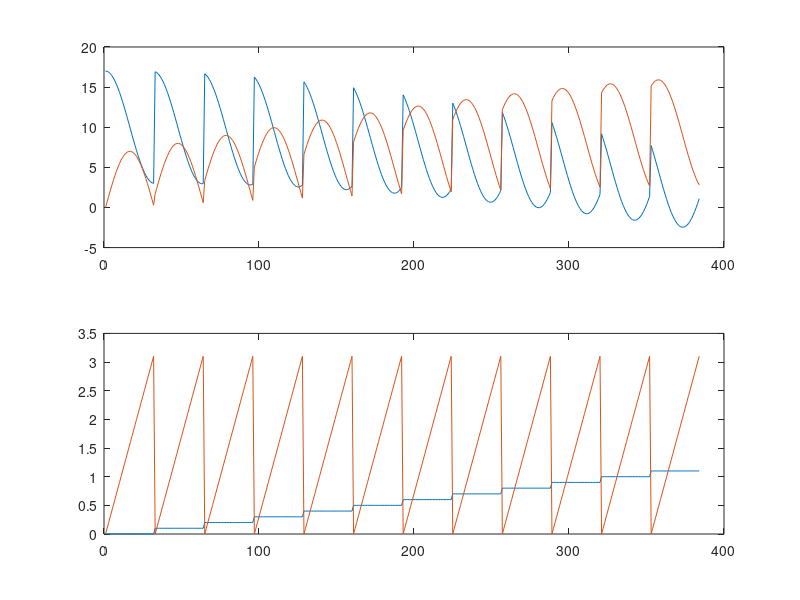

This figure's MATLAB source: (Note: this script raises an error after producing the figure.)

l1 = 10; % length of first arm
l2 = 7; % length of second arm

theta1 = 0:0.1:pi/2; % all possible theta1 values
theta2 = 0:0.1:pi; % all possible theta2 values

[THETA1, THETA2] = meshgrid(theta1, theta2); % generate a grid of theta1 and theta2 values

X = l1 * cos(THETA1) + l2 * cos(THETA1 + THETA2); % compute x coordinates
Y = l1 * sin(THETA1) + l2 * sin(THETA1 + THETA2); % compute y coordinates

datainfull = [X(:) Y(:)]; % create x-y-theta1 dataset
dataoutfull = [THETA1(:) THETA2(:)]; % create x-y-theta2 dataset

[rows, cols] = size(datainfull);
datain = datainfull(1:rows*.75,:);
dataout = dataoutfull(1:rows*.75,:);
chkdatain = datainfull(1:rows*.25,:);
chkdataout = dataoutfull(1:rows*.25,:);

% In this example we apply the genfis2 function to model the relationship between the number of automobile trips generated from an area and the area's 
% demographics. Demographic and trip data are from 100 traffic analysis zones in New Castle County, Delaware. Five demographic factors are considered:
% population, number of dwelling units, vehicle ownership, median household income, and total employment.
% Hence the model has five input variables and one output variable. 



subplot(2,1,1), plot(datain);
subplot(2,1,2), plot(dataout);
 

fismat=genfis2(datain,dataout,0.5)

fuzout=evalfis(datain,fismat);
trnRMSE=norm(fuzout-dataout)/sqrt(length(fuzout));
chkfuzout=evalfis(chkdatain,fismat);
chkRMSE=norm(chkfuzout-chkdataout)/sqrt(length(chkfuzout))

figure
plot(chkdataout)
hold on
plot(chkfuzout,'o')
hold off

%At this point, we can use the optimization capability of anfis to improve the model. First, we will try using a relatively short anfis training (20 epochs) 
%without implementing the checking data option, but test the resulting FIS model against the test data. The command-line version of this is as follows.

fismat2=anfis([datain dataout],fismat,[20 0 0.1]);

%After the training is done, we type

    fuzout2=evalfis(datain,fismat2);
    trnRMSE2=norm(fuzout2-dataout)/sqrt(length(fuzout2));
   
    chkfuzout2=evalfis(chkdatain,fismat2);
    chkRMSE2=norm(chkfuzout2-chkdataout)/sqrt(length(chkfuzout2));

 figure
 plot(chkdataout)
 hold on
 plot(chkfuzout2,'o')
 hold off


% what happens if we carry out a longer (200 epoch) training of this system using anfis, including its checking data option.

[fismat3,trnErr,stepSize,fismat4,chkErr]= ...
        anfis([datain dataout],fismat2,[200 0 0.1],[], ...
        [chkdatain chkdataout]);

    figure
plot(trnErr)
title('Training Error')
xlabel('Number of Epochs')
ylabel('Training Error')

figure
plot(chkErr)
title('Checking Error')
xlabel('Number of Epochs')
ylabel('Checking Error')

